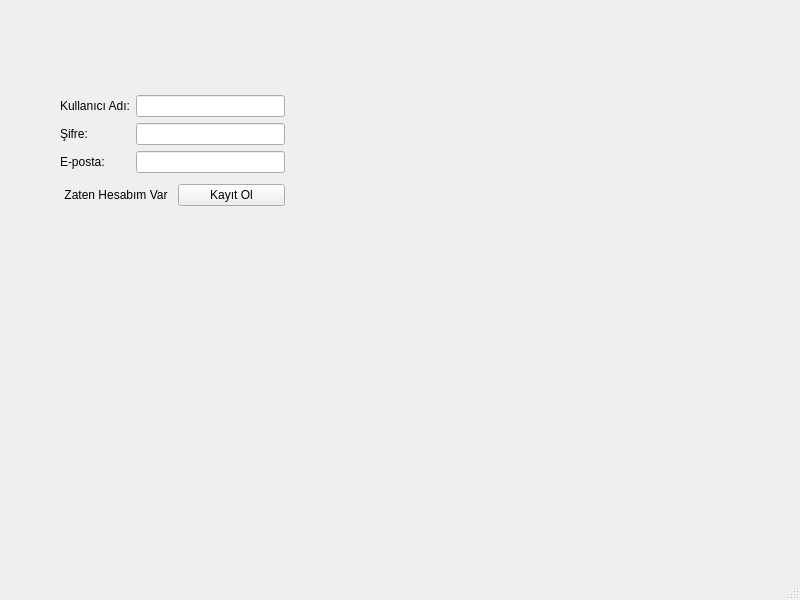
<?xml version="1.0" encoding="UTF-8"?>
<ui version="4.0">
 <class>kayitWindow</class>
 <widget class="QMainWindow" name="kayitWindow">
  <property name="geometry">
   <rect>
    <x>0</x>
    <y>0</y>
    <width>800</width>
    <height>600</height>
   </rect>
  </property>
  <property name="windowTitle">
   <string>MainWindow</string>
  </property>
  <widget class="QWidget" name="centralwidget">
   <widget class="QWidget" name="layoutWidget">
    <property name="geometry">
     <rect>
      <x>60</x>
      <y>90</y>
      <width>225</width>
      <height>123</height>
     </rect>
    </property>
    <layout class="QVBoxLayout" name="verticalLayout_3">
     <item>
      <layout class="QHBoxLayout" name="horizontalLayout">
       <item>
        <layout class="QVBoxLayout" name="verticalLayout">
         <item>
          <widget class="QLabel" name="kayitKullaniciAdiLabel">
           <property name="text">
            <string>Kullanıcı Adı:</string>
           </property>
          </widget>
         </item>
         <item>
          <widget class="QLabel" name="kayitSifreLabel">
           <property name="text">
            <string>Şifre:</string>
           </property>
          </widget>
         </item>
         <item>
          <widget class="QLabel" name="label_3">
           <property name="text">
            <string>E-posta:</string>
           </property>
          </widget>
         </item>
        </layout>
       </item>
       <item>
        <layout class="QVBoxLayout" name="verticalLayout_2">
         <item>
          <widget class="QLineEdit" name="kayitKullaniciAdiLne"/>
         </item>
         <item>
          <widget class="QLineEdit" name="kayitSifreLne"/>
         </item>
         <item>
          <widget class="QLineEdit" name="kayitEpostaLne"/>
         </item>
        </layout>
       </item>
      </layout>
     </item>
     <item>
      <layout class="QHBoxLayout" name="horizontalLayout_2">
       <item>
        <widget class="QPushButton" name="pushButton_2">
         <property name="text">
          <string>Zaten Hesabım Var</string>
         </property>
         <property name="flat">
          <bool>true</bool>
         </property>
        </widget>
       </item>
       <item>
        <widget class="QPushButton" name="kayitEkleBtn">
         <property name="text">
          <string>Kayıt Ol</string>
         </property>
        </widget>
       </item>
      </layout>
     </item>
    </layout>
   </widget>
  </widget>
  <widget class="QMenuBar" name="menubar">
   <property name="geometry">
    <rect>
     <x>0</x>
     <y>0</y>
     <width>800</width>
     <height>26</height>
    </rect>
   </property>
  </widget>
  <widget class="QStatusBar" name="statusbar"/>
 </widget>
 <resources/>
 <connections/>
</ui>
